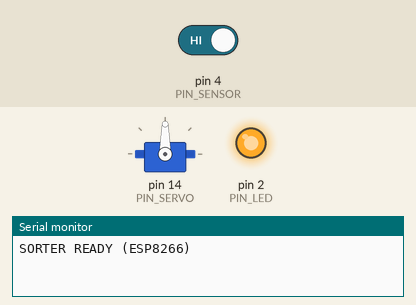
Recording of a sketch running on a simulated Arduino Uno, built with avr-gcc and run on an emulated ATmega328P. On the bench: servo, output pins drawn as LEDs (lit = HIGH), the last lines printed to the serial monitor. The test bench sets the inputs (shaded band); at power-on: pin 4 (PIN_SENSOR) HIGH.

Above: at 1.2 s.
1.3 s: pin 4 (PIN_SENSOR) driven LOW
At 1.96 s:
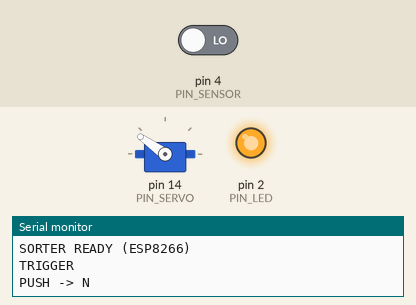
4.3 s: pin 4 (PIN_SENSOR) driven HIGH
At 5.4 s:
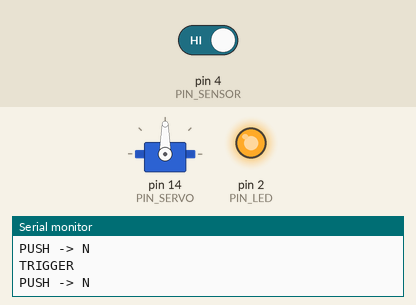
Timing chart, 0 to 7.3 s (numbered marks = the images above; inputs shaded):
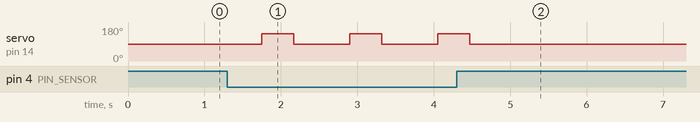

The sketch:

smart_conveyor_sorter.ino
```cpp
#if !defined(ESP8266)
#error "Select an ESP8266 board in Arduino IDE (e.g. NodeMCU 1.0, LOLIN WEMOS D1 mini)."
#endif

#include <Servo.h>

/*
  Smart conveyor waste sorter
  - Board: ESP8266 (NodeMCU 1.0, Wemos D1 mini, etc.)
  - Sensor: E3F obstacle sensor (digital OUT)
  - Actuator: MG995/MG996 servo (5 V external supply + common GND)

  Serial (USB), 115200 baud — same protocol as Python predict.py:
    MCU -> PC: TRIGGER + newline when E3F sees an object
    PC  -> MCU: C:R / C:N + newline (recyclable / non-recyclable)

  ESP8266 GPIO is 3.3 V only: E3F OUT must not drive 5 V into the pin
  (use 3.3 V pull-up, level shifter, or PNP/NPN wiring per datasheet).

  Pin map (NodeMCU / Wemos D1 mini silkscreen):
    PIN_SENSOR = GPIO4  -> labeled D2
    PIN_SERVO  = GPIO14 -> labeled D5 (PWM-friendly)
    PIN_LED    = GPIO2  -> labeled D4 (built-in LED on many boards; active LOW)
*/

Servo pusherServo;

const uint8_t PIN_SENSOR = 4;   // D2: E3F OUT (active LOW = object)
const uint8_t PIN_SERVO = 14;   // D5: servo signal
const uint8_t PIN_LED = 2;      // D4: status (optional)

const int SERVO_IDLE_ANGLE = 90;
const int SERVO_RECYCLE_ANGLE = 35;
const int SERVO_NONREC_ANGLE = 145;

const unsigned long PUSH_HOLD_MS = 420;
const unsigned long RETURN_HOLD_MS = 280;
const unsigned long SENSOR_DEBOUNCE_MS = 80;
const unsigned long CLASS_WAIT_TIMEOUT_MS = 450;

char pendingClass = 'N';
bool classUpdated = false;
unsigned long lastSensorTriggerMs = 0;

static void delayYield(unsigned long ms) {
  unsigned long t0 = millis();
  while (millis() - t0 < ms) {
    yield();
    delay(1);
  }
}

void moveServoTo(int angleDeg) {
  angleDeg = constrain(angleDeg, 0, 180);
  pusherServo.write(angleDeg);
}

void runPushCycle(char cls) {
  if (cls == 'R') {
    moveServoTo(SERVO_RECYCLE_ANGLE);
  } else {
    moveServoTo(SERVO_NONREC_ANGLE);
  }

  delayYield(PUSH_HOLD_MS);
  moveServoTo(SERVO_IDLE_ANGLE);
  delayYield(RETURN_HOLD_MS);
}

void parseSerialLine(String &line) {
  line.trim();
  if (line.length() < 3) {
    return;
  }

  if (line.charAt(0) == 'C' && line.charAt(1) == ':') {
    char cls = line.charAt(2);
    if (cls == 'R' || cls == 'N') {
      pendingClass = cls;
      classUpdated = true;
      Serial.print(F("ACK CLASS "));
      Serial.println(pendingClass);
      // Built-in LED on GPIO2 is often active LOW.
      digitalWrite(PIN_LED, pendingClass == 'R' ? LOW : HIGH);
    }
  }
}

void readSerialCommands() {
  static String rx;
  while (Serial.available() > 0) {
    char c = (char)Serial.read();
    if (c == '\n' || c == '\r') {
      if (rx.length() > 0) {
        parseSerialLine(rx);
        rx = "";
      }
    } else if (rx.length() < 32) {
      rx += c;
    }
  }
}

bool isObjectDetected() {
  return digitalRead(PIN_SENSOR) == LOW;
}

void setup() {
  pinMode(PIN_SENSOR, INPUT_PULLUP);
  pinMode(PIN_LED, OUTPUT);
  digitalWrite(PIN_LED, HIGH);  // LED off if active LOW

  pusherServo.attach(PIN_SERVO);
  moveServoTo(SERVO_IDLE_ANGLE);

  Serial.begin(115200);
  Serial.println();
  Serial.println(F("SORTER READY (ESP8266)"));
}

char waitClassAfterTrigger() {
  classUpdated = false;
  unsigned long start = millis();
  while (millis() - start < CLASS_WAIT_TIMEOUT_MS) {
    readSerialCommands();
    if (classUpdated) {
      return pendingClass;
    }
    yield();
  }
  return pendingClass;
}

void loop() {
  readSerialCommands();

  unsigned long now = millis();
  if (isObjectDetected()) {
    if (now - lastSensorTriggerMs > SENSOR_DEBOUNCE_MS) {
      lastSensorTriggerMs = now;
      Serial.println(F("TRIGGER"));
      char cls = waitClassAfterTrigger();
      Serial.print(F("PUSH -> "));
      Serial.println(cls);
      runPushCycle(cls);
    }
  }
}
```

Measured:
- after the input at 1.3 s, servo on pin 14 (PIN_SERVO): alternates 145° for 0.42 s and 90° for 0.73 s, starting after 0.45 s
- after the input at 4.3 s, servo on pin 14 (PIN_SERVO): goes on until 4.5 s, then stays 90°
